Frame 1 (no input): blank canvas, image omitted
Frame 60 (the mouse pressed at the canvas centre just before this capture): blank canvas, image omitted
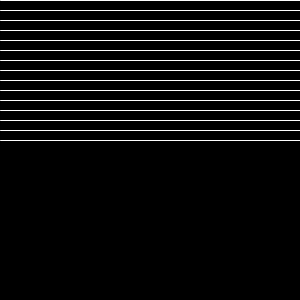
Frame 120 (the mouse held since frame 60 and released just before this capture)

The Processing sketch whose frames 1 and 60 were blank and that drew this single picture after the mouse press (run headless with seeded random() and noise(); from frame 60 on, the mouse is pressed at the canvas centre):

// Processing sketch: ex05_01_05
// ── ex05_01_05.pde
// 마우스의 y축 현재 위치까지 선을 반복하여 그리기

void setup() {
  size(300, 300);
}

void draw() {
  background(0);
  for (int y = 0; y < mouseY; y += 10) {
    stroke(255);
    line(0, y, width, y);
  }
}
